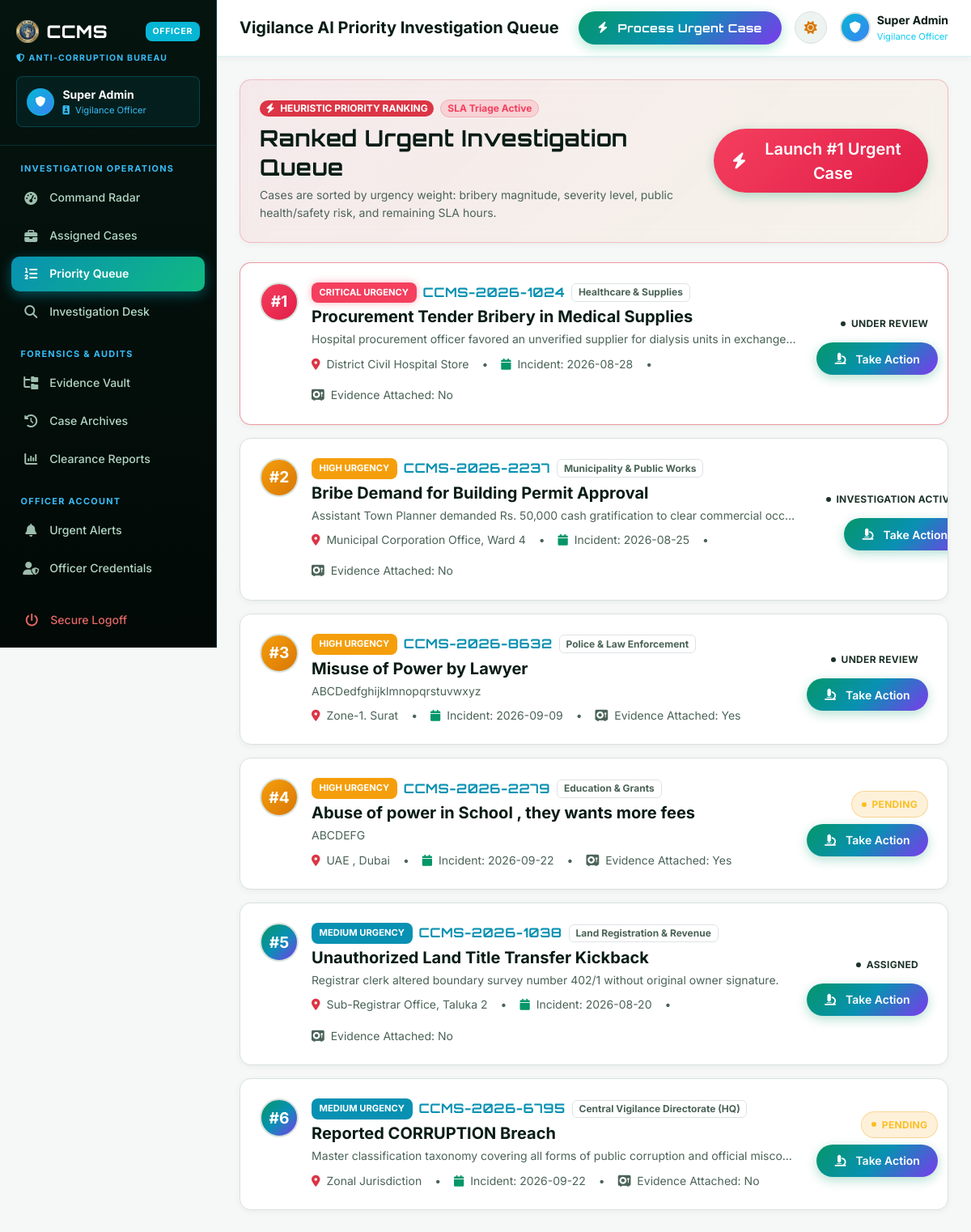
/officer/priority-queue (signed in), run on an earlier commit of the app's database.
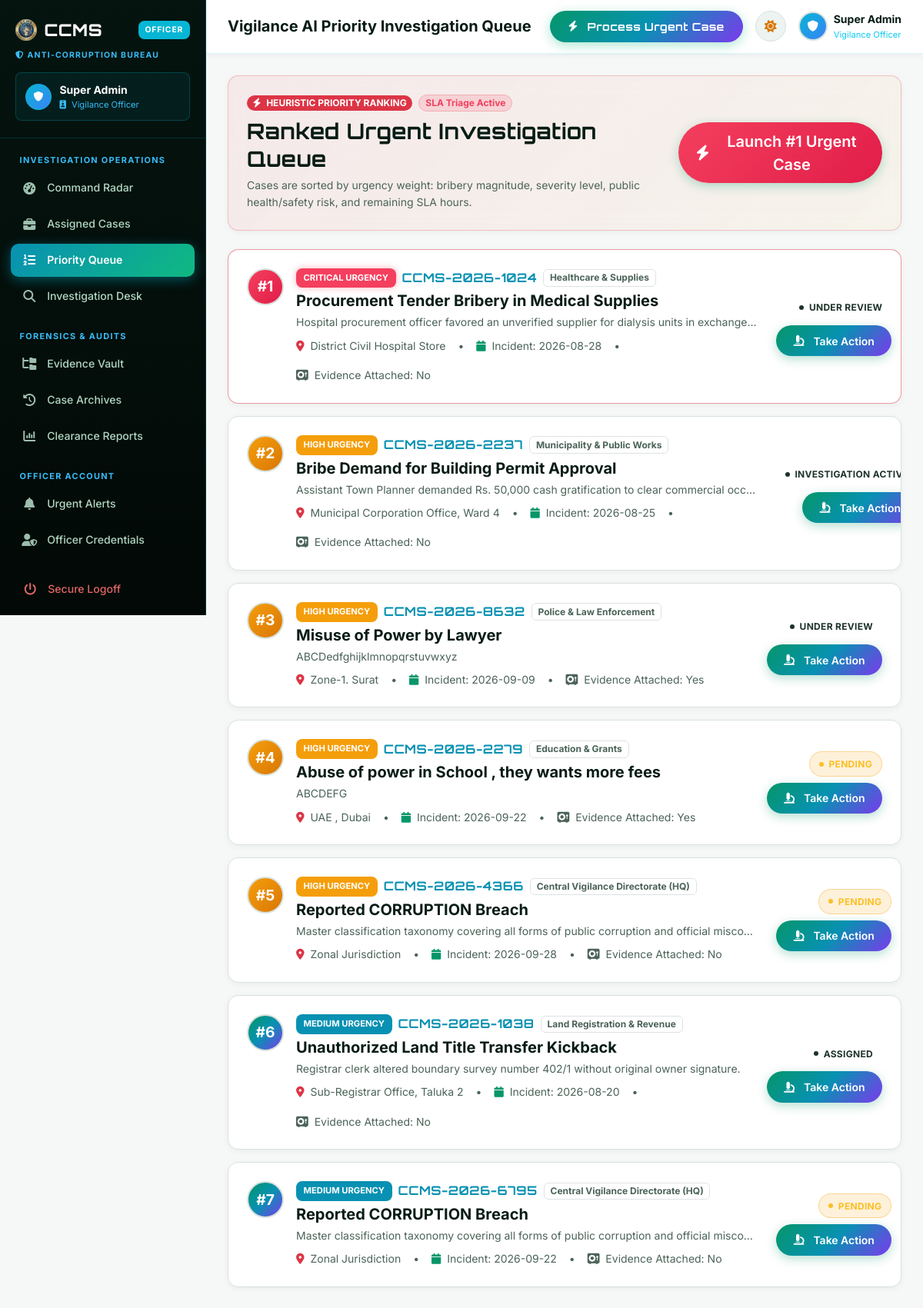
And on a later commit of the database.
### tables this page shows
CREATE TABLE complaints (
            complaint_id TEXT PRIMARY KEY,
            user_id INTEGER NOT NULL,
            complaint_title TEXT NOT NULL,
            misconduct_category TEXT NOT NULL,
            sector TEXT NOT NULL,
            incident_date TEXT NOT NULL,
            incident_time TEXT,
            location TEXT NOT NULL,
            description TEXT NOT NULL,
            anonymous_mode INTEGER DEFAULT 0,
            severity TEXT DEFAULT 'Medium',
            evidence_file TEXT,
            complaint_status TEXT DEFAULT 'Pending',
            assigned_officer TEXT,
            assigned_officer_id TEXT,
            investigation_notes TEXT,
            rating INTEGER,
            feedback TEXT,
            created_at DATETIME DEFAULT CURRENT_TIMESTAMP,
            updated_at DATETIME DEFAULT CURRENT_TIMESTAMP
        );

### app.py (the view)
@app.route("/officer/priority-queue")
@role_required("officer")
def officer_priority_queue():
    cases = db.query_db("SELECT * FROM complaints WHERE complaint_status NOT IN ('Resolved', 'Closed') ORDER BY CASE severity WHEN 'Critical' THEN 1 WHEN 'High' THEN 2 WHEN 'Medium' THEN 3 ELSE 4 END, created_at ASC")
    return render_template("officer/priority_queue.html", prioritized_cases=cases)

### app.py (called while the page is built, shortened)
def role_required(required_role):
    def decorator(f):
        @wraps(f)
        def decorated_function(*args, **kwargs):
            user_role = session.get("role", "citizen")
            if user_role != required_role and user_role != "admin":
                flash("You do not have authorization to view this command console.", "danger")
                return redirect(url_for("home"))
            return f(*args, **kwargs)
        return decorated_function
    return decorator

### db.py (called while the page is built)
def dict_factory(cursor, row):
    d = {}
    for idx, col in enumerate(cursor.description):
        d[col[0]] = row[idx]
    return d

def get_db_connection():
    conn = sqlite3.connect(DB_PATH, timeout=20.0, check_same_thread=False)
    conn.row_factory = dict_factory
    conn.execute("PRAGMA journal_mode=WAL;")
    return conn

def _normalize_query(query, args):
    if "ON DUPLICATE KEY UPDATE" in query.upper() and "system_settings" in query.lower():
        query = "INSERT OR REPLACE INTO system_settings (setting_key, setting_value) VALUES (?, ?)"
        if len(args) == 3:
            args = (args[0], args[1])
        return query, args
    normalized_query = query.replace("%s", "?")
    return normalized_query, args

def query_db(query, args=(), one=False):
    normalized_query, normalized_args = _normalize_query(query, args)
    conn = get_db_connection()
    try:
        cursor = conn.cursor()
        cursor.execute(normalized_query, normalized_args)
        result = cursor.fetchall()
        return (result[0] if result else None) if one else result
    finally:
        conn.close()

### templates/officer/priority_queue.html (shortened to what this page needs)
{% extends 'officer/base.html' %}
{% set active_page = 'priority_queue' %}
{% block page_heading %}Vigilance AI Priority Investigation Queue{% endblock %}
{% block content %}
<div class="ccms-card p-4 mb-4 glass-panel border-danger border-opacity-25"
  style="background: linear-gradient(135deg, rgba(244,63,94,0.08) 0%, rgba(245,158,11,0.05) 100%);">
  <div class="row align-items-center g-3">
    <div class="col-md-8">
      <div class="d-flex align-items-center gap-2 mb-2">
        <span class="badge bg-danger text-white fw-bold px-2.5 py-1 rounded-pill small">
          <i class="fas fa-bolt me-1"></i> HEURISTIC PRIORITY RANKING
        </span>
        <span
          class="badge bg-danger-subtle text-danger border border-danger-subtle px-2.5 py-1 rounded-pill small fw-bold">
          SLA Triage Active
        </span>
      </div>
      <h3 class="fw-bold text-heading brand-font mb-1">Ranked Urgent Investigation Queue</h3>
      <p class="text-muted small mb-0">
        Cases are sorted by urgency weight: bribery magnitude, severity level, public health/safety risk, and remaining
        SLA hours.
      </p>
    </div>
    <div class="col-md-4 text-md-end">
      {% if prioritized_cases %}
      <a href="{{ url_for('officer_investigation', case_id=prioritized_cases[0].complaint_id) }}"
        class="btn btn-brand btn-lg" style="background: var(--gradient-danger);">
        <i class="fas fa-bolt me-1"></i> Launch #1 Urgent Case
      </a>
      {% endif %}
    </div>
  </div>
</div>
<div class="row g-3">
  {% for c in prioritized_cases %}
  <div class="col-12">
    <div
      class="ccms-card p-4 d-flex flex-column flex-md-row align-items-md-center justify-content-between gap-4 {% if loop.first %}border-danger border-opacity-50 shadow-md{% endif %}">
      <div class="d-flex align-items-start gap-3">
        <div class="user-avatar-circle flex-shrink-0"
          style="background: {% if c.severity == 'Critical' %}var(--gradient-danger){% elif c.severity == 'High' %}var(--gradient-gold){% else %}var(--gradient-cyber){% endif %}; width:48px; height:48px; font-size:1.2rem;">
          #{{ loop.index }}
        </div>
        <div>
          <div class="d-flex align-items-center gap-2 mb-1">
            <span class="badge-priority {{ c.severity }}">{{ c.severity }} Urgency</span>
            <span class="fw-bold text-cyan brand-font">{{ c.complaint_id }}</span>
            <span class="badge bg-subtle text-muted border">{{ c.sector }}</span>
          </div>
          <h5 class="fw-bold text-heading mb-1">{{ c.complaint_title }}</h5>
          <p class="text-muted small mb-2 text-truncate" style="max-width: 600px;">{{ c.description }}</p>
          <div class="d-flex flex-wrap align-items-center gap-3 text-muted small">
            <span><i class="fas fa-location-dot text-danger me-1"></i> {{ c.location }}</span> &bull;
            <span><i class="fas fa-calendar text-primary me-1"></i> Incident: {{ c.incident_date }}</span> &bull;
            <span><i class="fas fa-vault text-violet me-1"></i> Evidence Attached: {{ 'Yes' if c.evidence_file else 'No'
              }}</span>
          </div>
        </div>
      </div>
      <div class="d-flex flex-md-column align-items-end justify-content-between gap-2 flex-shrink-0">
        <span class="badge-status {{ c.complaint_status }}">{{ c.complaint_status }}</span>
        <a href="{{ url_for('officer_investigation', case_id=c.complaint_id) }}" class="btn btn-sm btn-brand"
          style="background:var(--gradient-cyber);">
          <i class="fas fa-microscope me-1"></i> Take Action
        </a>
      </div>
    </div>
  </div>
  {% endfor %}
</div>
{% endblock %}

### templates/officer/base.html (shortened to what this page needs)
<!doctype html>
<html lang="en" data-theme="light">
<head>
  <link rel="stylesheet" href="https://cdn.jsdelivr.net/npm/bootstrap@5.3.3/dist/css/bootstrap.min.css">
  <link rel="stylesheet" href="https://cdnjs.cloudflare.com/ajax/libs/font-awesome/6.5.1/css/all.min.css">
  <link rel="stylesheet" href="{{ url_for('static', filename='css/theme.css') }}">
</head>
<body>
  <div class="app-wrapper">
    <aside class="app-sidebar" id="officerSidebar">
      <div class="app-sidebar-header">
        <div class="d-flex align-items-center justify-content-between">
          <a href="{{ url_for('officer_dashboard') }}" class="app-logo">
            <img src="{{ url_for('static', filename='logo.png') }}" alt="CCMS" height="28" class="rounded">
            <span>CCMS</span>
          </a>
          <span class="app-logo-badge" style="background:#06b6d4;">OFFICER</span>
        </div>
        <div class="small mt-2 d-flex align-items-center gap-1"
          style="font-size:0.65rem; font-weight:700; letter-spacing:1.2px; text-transform:uppercase; color:#38bdf8;">
          <i class="fas fa-shield-halved"></i> ANTI-CORRUPTION BUREAU
        </div>
        <div class="sidebar-user-card" style="background: rgba(6,182,212,0.08); border-color: rgba(6,182,212,0.25);">
          <div class="user-avatar-circle"
            style="background: linear-gradient(135deg, #06b6d4, #3b82f6); width:34px; height:34px; font-size:0.8rem; border-color: rgba(6,182,212,0.4);">
            <i class="fas fa-shield"></i>
          </div>
          <div class="overflow-hidden">
            <div class="fw-bold text-white small text-truncate" style="max-width: 140px;">
              {{ session.get('full_name', 'Inspector A. Verma') }}
            </div>
            <div class="small" style="font-size:0.7rem; color:#38bdf8;">
              <i class="fas fa-id-badge me-1"></i> {{ session.get('rank', 'Vigilance Officer') }}
            </div>
          </div>
        </div>
      </div>
      <div class="app-sidebar-nav">
        <div class="nav-section-title">INVESTIGATION OPERATIONS</div>
        <a href="{{ url_for('officer_dashboard') }}"
          class="sidebar-link {% if active_page == 'dashboard' %}active{% endif %}">
          <i class="fas fa-gauge-high"></i> <span>Command Radar</span>
        </a>
        <a href="{{ url_for('officer_assigned_cases') }}"
          class="sidebar-link {% if active_page == 'assigned_cases' %}active{% endif %}">
          <i class="fas fa-briefcase"></i> <span>Assigned Cases</span>
        </a>
        <a href="{{ url_for('officer_priority_queue') }}"
          class="sidebar-link {% if active_page == 'priority_queue' %}active{% endif %}">
          <i class="fas fa-list-ol"></i> <span>Priority Queue</span>
        </a>
        <a href="{{ url_for('officer_investigation') }}"
          class="sidebar-link {% if active_page == 'investigation' %}active{% endif %}">
          <i class="fas fa-magnifying-glass"></i> <span>Investigation Desk</span>
        </a>
        <div class="nav-section-title">FORENSICS &amp; AUDITS</div>
        <a href="{{ url_for('officer_evidence') }}"
          class="sidebar-link {% if active_page == 'evidence' %}active{% endif %}">
          <i class="fas fa-folder-tree"></i> <span>Evidence Vault</span>
        </a>
        <a href="{{ url_for('officer_history') }}"
          class="sidebar-link {% if active_page == 'history' %}active{% endif %}">
          <i class="fas fa-clock-rotate-left"></i> <span>Case Archives</span>
        </a>
        <a href="{{ url_for('officer_reports') }}"
          class="sidebar-link {% if active_page == 'reports' %}active{% endif %}">
          <i class="fas fa-chart-column"></i> <span>Clearance Reports</span>
        </a>
        <div class="nav-section-title">OFFICER ACCOUNT</div>
        <a href="{{ url_for('officer_notifications') }}"
          class="sidebar-link {% if active_page == 'notifications' %}active{% endif %}">
          <i class="fas fa-bell"></i> <span>Urgent Alerts</span>
        </a>
        <a href="{{ url_for('officer_profile') }}"
          class="sidebar-link {% if active_page == 'profile' %}active{% endif %}">
          <i class="fas fa-user-shield"></i> <span>Officer Credentials</span>
        </a>
        <a href="{{ url_for('logout') }}" class="sidebar-link logout-link text-danger mt-3">
          <i class="fas fa-power-off"></i> <span>Secure Logoff</span>
        </a>
      </div>
    </aside>
    <main class="app-main">
      <header class="app-topbar" style="border-bottom: 1px solid rgba(6,182,212,0.15);">
        <div class="d-flex align-items-center gap-3">
          <h5 class="fw-bold mb-0 text-heading">{% block page_heading %}Officer Investigation Command{% endblock %}</h5>
        </div>
        <div class="d-flex align-items-center gap-3">
          <a href="{{ url_for('officer_priority_queue') }}" class="btn btn-sm btn-cyber d-none d-md-inline-flex">
            <i class="fas fa-bolt me-1"></i> Process Urgent Case
          </a>
          <button class="theme-toggle-btn" title="Toggle Dark/Light Mode">
            <i class="fas fa-moon"></i>
          </button>
          <div class="d-flex align-items-center gap-2">
            <div class="user-avatar-circle" style="background: linear-gradient(135deg, #06b6d4, #3b82f6);">
              <i class="fas fa-shield"></i>
            </div>
            <div class="d-none d-md-block text-start">
              <div class="fw-bold small text-heading">{{ session.get('full_name', 'Officer') }}</div>
              <div class="text-info" style="font-size:0.7rem;">Vigilance Officer</div>
            </div>
          </div>
        </div>
      </header>
      <div class="app-content">
        {% block content %}{% endblock %}
      </div>
    </main>
  </div>
</body>
</html>

What changed in the data, as far as the page shows it:
added complaints: severity "HIGH", complaint_id "CCMS-2026-4366", sector "Central Vigilance Directorate (HQ)", complaint_title "Reported CORRUPTION Breach", description "Master classification taxonomy covering all forms of public corruption and official misco…", location "Zonal Jurisdiction", incident_date "2026-09-28", evidence_file "No", complaint_status "PENDING"
